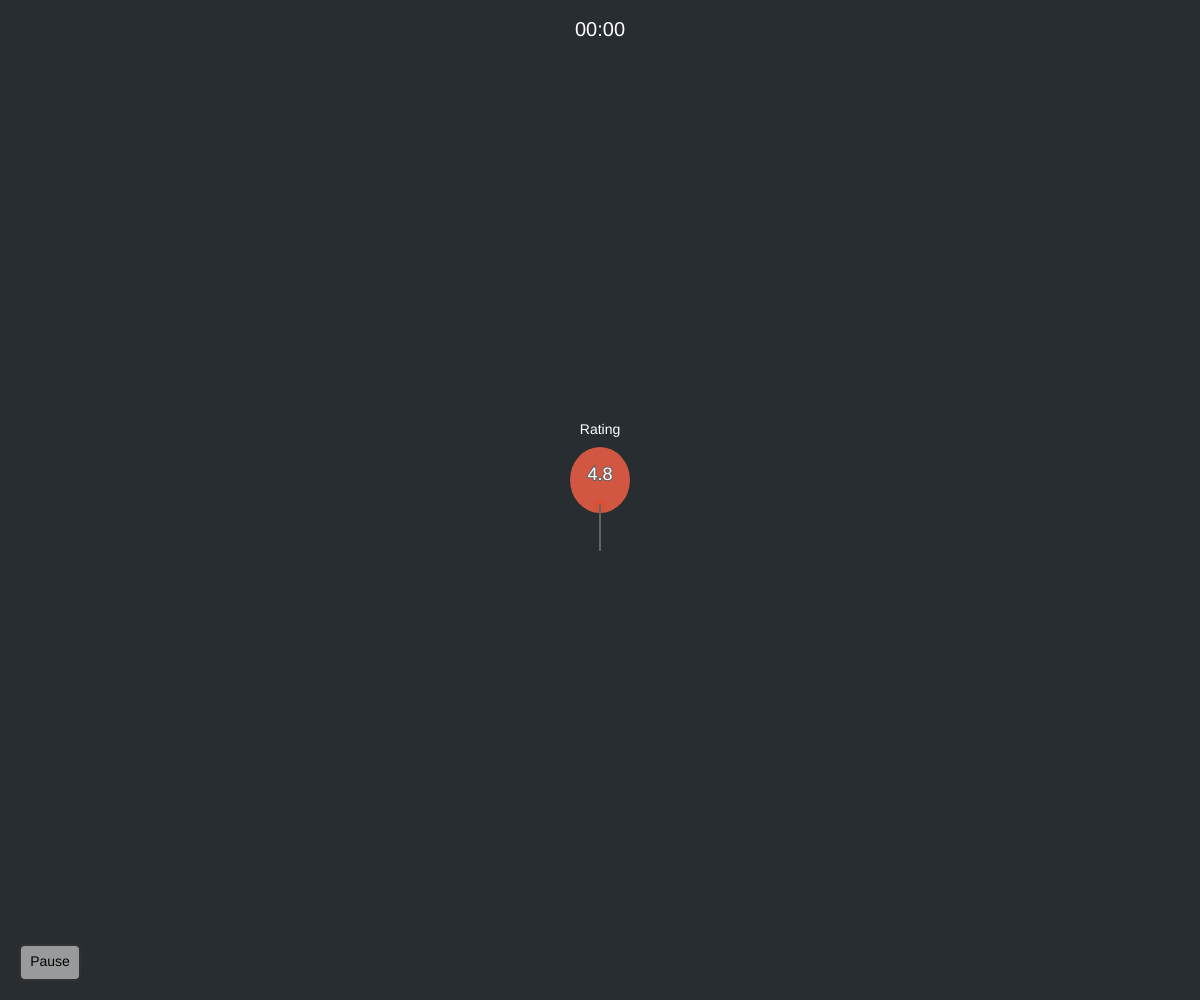
Frame 1 (no input)
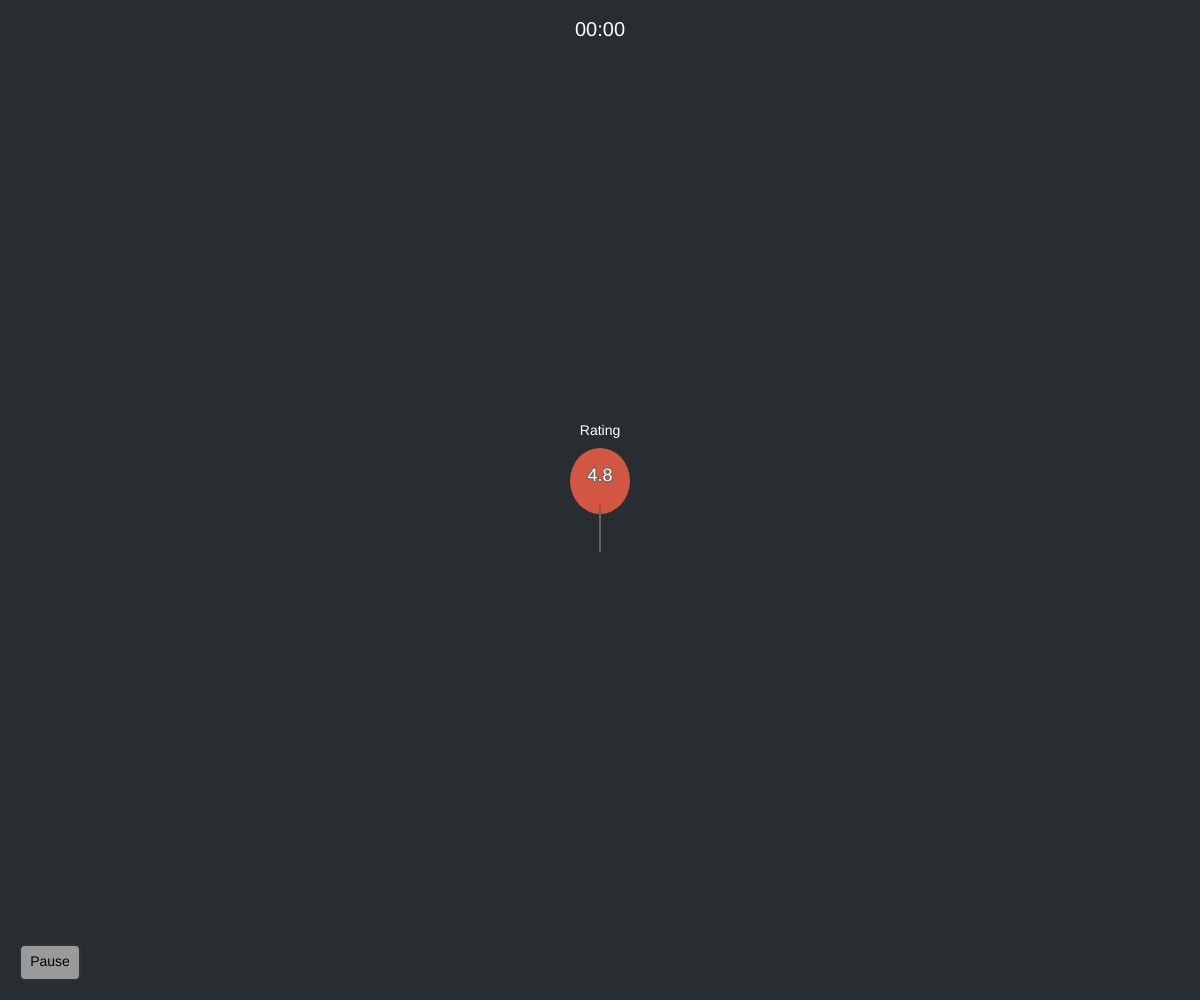
Frame 60 (no input)
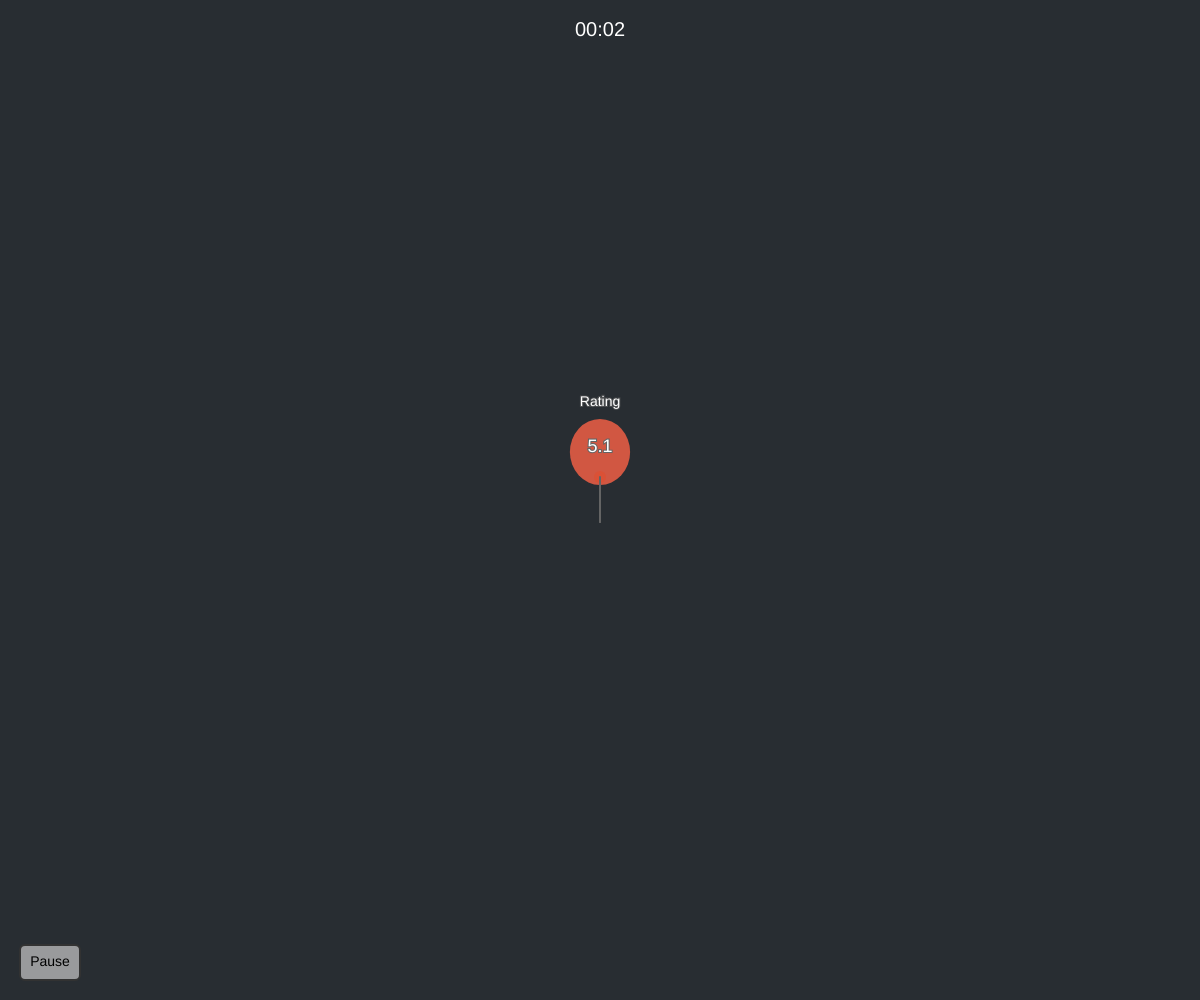
Frame 120 (the mouse pressed at the canvas centre since frame 60)

The p5.js sketch that drew these frames (run headless with seeded random() and noise() and a simulated clock; from frame 60 on, the mouse is pressed at the canvas centre):

// p5.js sketch
// ── sketch.js
// --- Tunable Parameters ---
let valueGravity = 0.0015; // How fast the rating decays (higher = faster)
let bumpAmount = .4;    // How much a tap increases the rating
let bubbleVisualGravity = valueGravity; // How fast the visual bubble falls
let bubbleBouncePower = 1.2;   // How much the visual bubble jumps when tapped (increased from 0.4)
let bubbleDamping = 0.92; // How quickly the bubble's velocity decreases (new parameter)
let numColumns = 1; // Changed from 11 to 1 - only one balloon in the middle
let columnSpacing = 0.2; // Spacing between columns as fraction of screen width

// Movie metric labels and colors
const metricLabels = [
  "Rating",
];

// Color palette for each metric
const balloonColors = [
  { fill: [255, 99, 71, 200], knot: [220, 79, 51, 200] },    // Rating - Tomato Red
];

// --- Global State Variables ---
let ratings = []; // Array of ratings for each column
let ratingHistories = []; // Array of rating histories for each column
let paused = false;
let ended = false;
let startTime;
let pausedTime = 0; // Track how much time was spent paused
let lastPauseTime; // Track when we last paused

// Interaction tracking
let isDragging = false;
let dragStartX = 0;
let dragStartY = 0;
let dragStartTime = 0;
let activeBalloonIndex = -1;

// --- Visual Bubble Variables ---
let bubbleYs = []; // Array of Y positions for each balloon
let bubbleDiameter = 60; // Slightly smaller to fit more columns
let bubbleVelocitiesY = []; // Array of Y velocities for each balloon
let deformationAmounts = []; // Array of deformation amounts for each balloon
let deformationDamping = 0.92;

// --- UI Element Definitions ---
let pauseButtonArea = { x: 0, y: 0, w: 0, h: 0 };
let resumeButtonArea;
let endButtonArea;
let restartButtonArea;
let graphDisplayArea;

// --- Setup ---
function setup() {
  createCanvas(windowWidth, windowHeight);
  
  // Initialize arrays for each column
  for (let i = 0; i < numColumns; i++) {
    ratings[i] = 5.0;
    ratingHistories[i] = [ratings[i]];
    bubbleYs[i] = mapRatingToY(ratings[i]);
    bubbleVelocitiesY[i] = 0;
    deformationAmounts[i] = 0;
  }

  calculateLayout();
  textAlign(CENTER, CENTER);
  textSize(16);
  // frameRate(30); // Optional: Can reduce frame rate if needed
  console.log("Setup complete. Tap screen to boost rating.");
  startTime = Date.now();
}

// --- Main Draw Loop ---
function draw() {
  background(40, 45, 50);

  // Draw time at the top
  fill(255);
  textSize(20);
  textAlign(CENTER, TOP);
  let currentTime = paused ? lastPauseTime : Date.now();
  let elapsedTime = Math.floor((currentTime - startTime - pausedTime) / 1000); // Time in seconds
  let minutes = Math.floor(elapsedTime / 60);
  let seconds = elapsedTime % 60;
  text(nf(minutes, 2) + ":" + nf(seconds, 2), width / 2, 20);

  // Draw drag line if dragging
  if (isDragging && activeBalloonIndex >= 0) {
    let x = width / 2; // Center of screen
    stroke(100, 100, 100, 150);
    strokeWeight(2);
    line(x, dragStartY, mouseX, mouseY);
  }

  if (ended) {
    drawEndScreen();
  } else if (paused) {
    drawPauseScreen();
    // Keep drawing the static balloon while paused
    drawBalloon(0);
  } else {
    // --- Running State ---
    // 1. Update the Rating (apply gravity)
    ratings[0] -= valueGravity;
    ratings[0] = max(0, ratings[0]);

    // 2. Update Visual Bubble Physics
    bubbleVelocitiesY[0] += bubbleVisualGravity;
    bubbleYs[0] += bubbleVelocitiesY[0];
    bubbleVelocitiesY[0] *= bubbleDamping;

    // 3. Keep visual bubble within screen bounds
    let topBound = bubbleDiameter / 2 + 10;
    // Make bottom boundary stop above the pause button, accounting for string length
    let stringLength = 40;
    let bottomBound = pauseButtonArea.y - bubbleDiameter / 2 - stringLength - 10;
    if (bubbleYs[0] > bottomBound) {
      bubbleYs[0] = bottomBound;
      bubbleVelocitiesY[0] *= -0.4;
    }
    if (bubbleYs[0] < topBound) {
      bubbleYs[0] = topBound;
      bubbleVelocitiesY[0] = 0;
    }

    // 4. Update the rating based on bubble position
    ratings[0] = mapYToRating(bubbleYs[0]);

    // 5. Store current rating for history
    ratingHistories[0].push(ratings[0]);

    // 6. Draw elements
    drawBalloon(0);
    drawPauseButton();
  }
}

// --- Drawing Functions ---

function drawBalloon(columnIndex) {
  let x = width / 2; // Center of screen
  let y = bubbleYs[columnIndex];
  
  // Draw metric label above the balloon
  fill(255);
  textSize(14);
  textAlign(CENTER, CENTER);
  text(metricLabels[columnIndex], x, y - bubbleDiameter/2 - 20);
  
  // Update deformation animation
  if (deformationAmounts[columnIndex] > 0) {
    deformationAmounts[columnIndex] *= deformationDamping;
  }
  
  // Draw the balloon string
  stroke(100);
  strokeWeight(2);
  let stringLength = 40;
  line(x, y + bubbleDiameter/2, x, y + bubbleDiameter/2 + stringLength);
  
  // Draw the balloon body with deformation
  noStroke();
  fill(balloonColors[columnIndex].fill);
  push();
  translate(x, y);
  let stretchX = 1 + deformationAmounts[columnIndex] * 0.3;
  let stretchY = 1.1 - deformationAmounts[columnIndex] * 0.2;
  scale(stretchX, stretchY);
  ellipse(0, 0, bubbleDiameter, bubbleDiameter);
  pop();
  
  // Draw the balloon knot
  fill(balloonColors[columnIndex].knot);
  ellipse(x, y + bubbleDiameter/2 - 5, 12, 12);
  
  // Draw the balloon string coming from the knot
  stroke(100);
  strokeWeight(2);
  line(x, y + bubbleDiameter/2 - 5, x, y + bubbleDiameter/2 + stringLength);

  // Text inside balloon
  fill(255);
  textSize(18);
  textFont('sans-serif');
  textAlign(CENTER, CENTER);
  text(nf(ratings[columnIndex], 1, 1), x, y - 5);
}

function drawPauseButton() {
  fill(200, 200, 200, 180); // Semi-transparent gray
  stroke(50);
  rect(pauseButtonArea.x, pauseButtonArea.y, pauseButtonArea.w, pauseButtonArea.h, 5); // Rounded corners

  fill(0);
  noStroke();
  textSize(14);
  text("Pause", pauseButtonArea.x + pauseButtonArea.w / 2, pauseButtonArea.y + pauseButtonArea.h / 2);
}

function drawPauseScreen() {
  // Dim background
  fill(0, 0, 0, 150);
  rect(0, 0, width, height);

  // Resume Button
  fill(150, 255, 150, 220); // Greenish
  noStroke();
  rect(resumeButtonArea.x, resumeButtonArea.y, resumeButtonArea.w, resumeButtonArea.h, 8);
  fill(0);
  textSize(18);
  text("Resume", resumeButtonArea.x + resumeButtonArea.w / 2, resumeButtonArea.y + resumeButtonArea.h / 2);

  // End Button
  fill(255, 150, 150, 220); // Reddish
  noStroke();
  rect(endButtonArea.x, endButtonArea.y, endButtonArea.w, endButtonArea.h, 8);
  fill(0);
  textSize(18);
  text("End Session", endButtonArea.x + endButtonArea.w / 2, endButtonArea.y + endButtonArea.h / 2);
}

function drawEndScreen() {
  background(50, 60, 70);

  // Display title
  fill(230);
  textSize(28);
  text("Session Ended", width / 2, 60);

  // Draw the graph
  drawHistoryGraphs();

  // Calculate overall average rating
  let sum = ratingHistories[0].reduce((a, b) => a + b, 0);
  let overallAverage = sum / ratingHistories[0].length;

  // Position the overall average in the center
  let graphHeight = graphDisplayArea.h / 2;
  let graphMargin = 20;
  
  let gx = graphDisplayArea.x;
  let gy = graphDisplayArea.y + graphHeight + graphMargin;
  let gw = graphDisplayArea.w;
  let gh = graphHeight - graphMargin;
  
  // Draw a background for the overall average
  fill(235, 240, 245);
  noStroke();
  rect(gx, gy, gw, gh);
  stroke(100);
  noFill();
  rect(gx, gy, gw, gh);
  
  // Display the overall average
  fill(50);
  noStroke();
  textSize(16);
  textAlign(CENTER, TOP);
  text("OVERALL\nAVERAGE", gx + gw/2, gy + 10);
  
  textSize(36);
  textAlign(CENTER, CENTER);
  text(nf(overallAverage, 1, 2), gx + gw/2, gy + gh/2 + 20);

  // Draw Restart Button
  fill(180, 180, 220, 220);
  noStroke();
  rect(restartButtonArea.x, restartButtonArea.y, restartButtonArea.w, restartButtonArea.h, 8);
  fill(0);
  textSize(18);
  textAlign(CENTER, CENTER);
  text("Restart", restartButtonArea.x + restartButtonArea.w / 2, restartButtonArea.y + restartButtonArea.h / 2);
}

function drawHistoryGraphs() {
  let graphHeight = graphDisplayArea.h / 2;
  let graphMargin = 20;
  
  // Draw only one graph in the center
  let gx = graphDisplayArea.x;
  let gy = graphDisplayArea.y;
  let gw = graphDisplayArea.w;
  let gh = graphHeight - graphMargin;

  push();
  
  // Calculate average for this metric
  let sum = ratingHistories[0].reduce((a, b) => a + b, 0);
  let average = sum / ratingHistories[0].length;
  
  // Draw graph background and border
  fill(235, 240, 245);
  noStroke();
  rect(gx, gy, gw, gh);
  stroke(100);
  noFill();
  rect(gx, gy, gw, gh);

  // Draw metric label and average
  fill(50);
  noStroke();
  textSize(12);
  textAlign(CENTER, TOP);
  text(metricLabels[0], gx + gw/2, gy + 5);
  textSize(14);
  textAlign(CENTER, TOP);
  text("Avg: " + nf(average, 1, 2), gx + gw/2, gy + 25);

  // Draw Y-axis labels (0-10)
  fill(50);
  noStroke();
  textSize(10);
  textAlign(RIGHT, CENTER);
  for (let j = 0; j <= 10; j += 2) {
    let yPos = map(j, 0, 10, gy + gh - 20, gy + 45); // Adjusted to account for label space
    text(j, gx - 5, yPos);
    stroke(200);
    line(gx, yPos, gx + gw, yPos);
  }

  // Draw the rating line graph
  if (ratingHistories[0].length > 1) {
    noFill();
    stroke(balloonColors[0].fill[0], balloonColors[0].fill[1], balloonColors[0].fill[2]);
    strokeWeight(2);
    beginShape();
    for (let j = 0; j < ratingHistories[0].length; j++) {
      let x = map(j, 0, ratingHistories[0].length - 1, gx + 10, gx + gw - 10);
      let val = constrain(ratingHistories[0][j], 0, 10);
      let y = map(val, 0, 10, gy + gh - 20, gy + 45); // Adjusted to account for label space
      vertex(x, y);
    }
    endShape();
  }

  pop();
}

// --- Input Handling ---

function touchStarted() {
  mousePressed();
  return false;
}

function touchMoved() {
  mouseDragged();
  return false;
}

function touchEnded() {
  mouseReleased();
  return false;
}

function mousePressed() {
  if (ended || paused) {
    handleInput(mouseX, mouseY);
    return;
  }

  // Check if clicking the balloon or its string
  let x = width / 2; // Center of screen
  let y = bubbleYs[0];
  
  let boxWidth = bubbleDiameter * 1.2;
  let boxHeight = bubbleDiameter + 40;
  let boxX = x - boxWidth/2;
  let boxY = y - bubbleDiameter/2;
  
  if (mouseX >= boxX && mouseX <= boxX + boxWidth &&
      mouseY >= boxY && mouseY <= boxY + boxHeight) {
    // Apply upward force to mimic a swipe up
    let upwardForce = -bubbleBouncePower * 2; // Negative value for upward movement
    bubbleVelocitiesY[0] = upwardForce;
    deformationAmounts[0] = abs(upwardForce) / bubbleBouncePower;
    
    // Still set up for dragging if needed
    isDragging = true;
    dragStartX = mouseX;
    dragStartY = mouseY;
    dragStartTime = Date.now();
    activeBalloonIndex = 0;
    return;
  }
  
  // If not clicking a balloon, check UI buttons
  handleInput(mouseX, mouseY);
}

function mouseDragged() {
  if (!isDragging || activeBalloonIndex < 0) return;
  
  // Calculate drag distance and direction
  let dragDistance = mouseY - dragStartY;
  let dragDuration = Date.now() - dragStartTime;
  
  // Only apply force if drag is significant
  if (abs(dragDistance) > 10) {
    let force = map(dragDistance, -100, 100, -bubbleBouncePower * 2, bubbleBouncePower * 2);
    force = constrain(force, -bubbleBouncePower * 2, bubbleBouncePower * 2);
    
    bubbleVelocitiesY[activeBalloonIndex] = force;
    deformationAmounts[activeBalloonIndex] = abs(force) / bubbleBouncePower;
  }
}

function mouseReleased() {
  if (!isDragging || activeBalloonIndex < 0) return;
  
  // Calculate final velocity based on drag speed
  let dragDistance = mouseY - dragStartY;
  let dragDuration = Date.now() - dragStartTime;
  let dragSpeed = dragDistance / dragDuration;
  
  // Apply velocity based on drag speed
  let force = map(dragSpeed, -2, 2, -bubbleBouncePower * 2, bubbleBouncePower * 2);
  force = constrain(force, -bubbleBouncePower * 2, bubbleBouncePower * 2);
  
  bubbleVelocitiesY[activeBalloonIndex] = force;
  deformationAmounts[activeBalloonIndex] = abs(force) / bubbleBouncePower;
  
  isDragging = false;
  activeBalloonIndex = -1;
}

function handleInput(mx, my) {
  if (ended) {
    if (isInsideArea(mx, my, restartButtonArea)) {
      restartSession();
    }
  } else if (paused) {
    if (isInsideArea(mx, my, resumeButtonArea)) {
      paused = false;
      pausedTime += Date.now() - lastPauseTime;
      console.log("Resumed");
    } else if (isInsideArea(mx, my, endButtonArea)) {
      ended = true;
      paused = false;
      console.log("Session Ended");
      calculateLayout();
    }
  } else {
    if (isInsideArea(mx, my, pauseButtonArea)) {
      paused = true;
      lastPauseTime = Date.now();
      console.log("Paused");
    }
  }
}

// --- Utility Functions ---

// Maps the 0-10 rating to a Y coordinate for the bubble center
function mapRatingToY(rating) {
  let topPadding = bubbleDiameter / 2 + 30; // Space from top
  // Use pause button position as bottom boundary if available, otherwise use default
  let stringLength = 40;
  let bottomBound = pauseButtonArea && pauseButtonArea.y ? 
    pauseButtonArea.y - bubbleDiameter / 2 - stringLength - 10 : 
    height - bubbleDiameter / 2 - stringLength - 30;
  return map(rating, 0, 10, bottomBound, topPadding);
}

// Maps a Y coordinate to a 0-10 rating (new function)
function mapYToRating(y) {
  let topPadding = bubbleDiameter / 2 + 30; // Space from top
  // Use pause button position as bottom boundary if available, otherwise use default
  let stringLength = 40;
  let bottomBound = pauseButtonArea && pauseButtonArea.y ? 
    pauseButtonArea.y - bubbleDiameter / 2 - stringLength - 10 : 
    height - bubbleDiameter / 2 - stringLength - 30;
  return map(y, bottomBound, topPadding, 0, 10);
}

// Checks if a point (mx, my) is inside a rectangular area {x, y, w, h}
function isInsideArea(mx, my, area) {
  return mx >= area.x && mx <= area.x + area.w &&
         my >= area.y && my <= area.y + area.h;
}

// Resets the state to start a new session
function restartSession() {
  console.log("Restarting session...");
  ratings[0] = 5.0;
  ratingHistories[0] = [ratings[0]];
  bubbleYs[0] = mapRatingToY(ratings[0]);
  bubbleVelocitiesY[0] = 0;
  deformationAmounts[0] = 0;
  startTime = Date.now();
  pausedTime = 0; // Reset paused time
  paused = false;
  ended = false;
  calculateLayout();
}

// Recalculates UI element positions - Call in setup and windowResized
function calculateLayout() {
  let buttonW = 120;
  let buttonH = 50;
  let pauseW = 60;
  let pauseH = 35;
  let margin = 20;

  // Position pause button in lower left
  pauseButtonArea = { 
    x: margin, 
    y: height - pauseH - margin, 
    w: pauseW, 
    h: pauseH 
  };

  // Position resume and end buttons along the bottom of the screen
  resumeButtonArea = { 
    x: width - buttonW * 2 - margin * 2, 
    y: height - buttonH - margin, 
    w: buttonW, 
    h: buttonH 
  };
  
  endButtonArea = { 
    x: width - buttonW - margin, 
    y: height - buttonH - margin, 
    w: buttonW, 
    h: buttonH 
  };

  // Position restart button in lower right
  restartButtonArea = { 
    x: width - buttonW - margin, 
    y: height - buttonH - margin, 
    w: buttonW, 
    h: buttonH 
  };

  // Define graph area relative to screen size and other elements
  let graphMarginX = 50;
  let graphMarginTop = 150;
  let graphMarginBottom = 120; // Increased to accommodate buttons
  graphDisplayArea = {
    x: graphMarginX,
    y: graphMarginTop,
    w: width - 2 * graphMarginX,
    h: height - graphMarginTop - graphMarginBottom
  };
  // Ensure graph height is not negative if screen is very small
  graphDisplayArea.h = max(50, graphDisplayArea.h);
}

// --- Handle Window Resizing ---
function windowResized() {
  resizeCanvas(windowWidth, windowHeight);
  // Recalculate layout for responsiveness
  calculateLayout();
  // Re-center bubble Y potentially, though gravity/taps will adjust it
  // bubbleY = mapRatingToY(currentRating); // Optional: Reset visual position on resize
  console.log("Window Resized");
}
